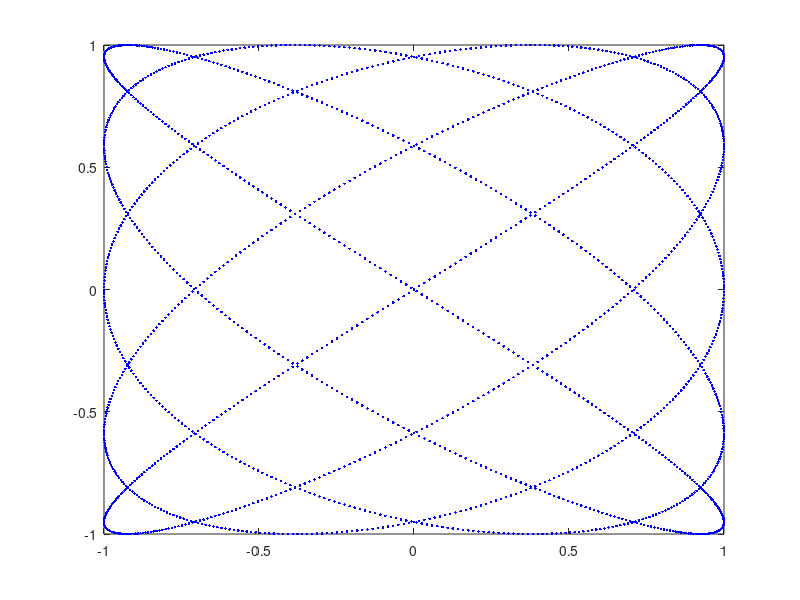
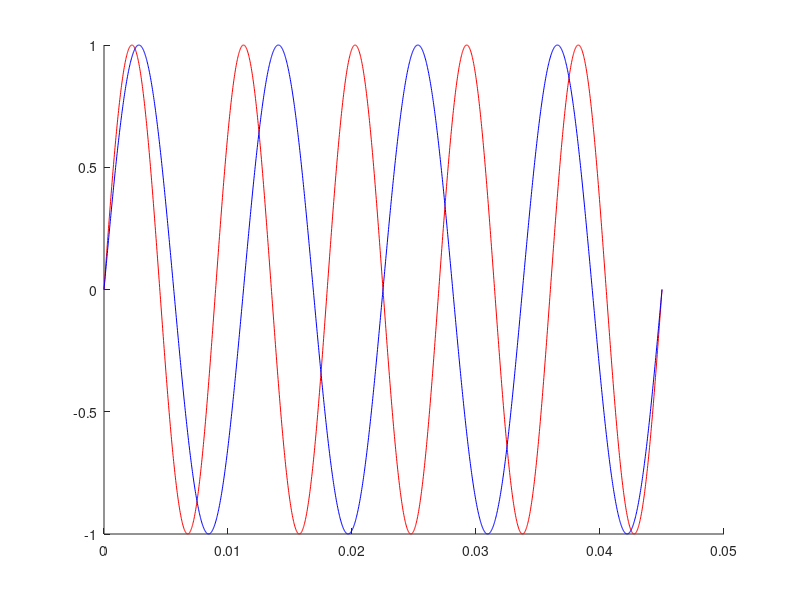

Recreate these plots in MATLAB, in order.
% Lissajous

close all
clear
clc

% x = A*sin(at * delta)
% b = B*sin(bt)

dA = 1;
dB = 1;

da = 5;
db = 4;

% There are two options. 
%
% 1. Choose the average scan frequency; period is deterministic
% 2. Choose the period of the full fill ans solve for average scan freq


dFreqAvg = 100;
dPeriod = 40e-3;

lUsePeriod = false;

if (lUsePeriod)
    
    % Solve for frequency scale factor used in Lissajous eqn based on
    % period
    
    dFreqScale = lcm(da, db)/(da*db)/dPeriod;

else
    
    % Solve for freqscale based on avg frequency and compute period based
    % on the scale factor.  The Lissajous pattern can be reformulated as:
    %
    % x = sin(2*pi*a*f_scale*t)
    % y = sin(2*pi*b*f_scale*t)
    %
    % With this formulation, the frequency of the x waveform is a*f_scale
    % and the frequency of the y waveform is b*f_scale.  If the average
    % freq is to be f_avg, f_scale can be solved for with this eqn:
    %
    % f_avg = (a + b)*f_scale/2
    %
    % The idea of the Lissajous that it is two sin waves that are at
    % slightly different frequencies.  The "Lissajous period" is the least 
    % common multiple of the individual periods.  There is a simple
    % calculation here:
    % http://stackoverflow.com/questions/9620324/how-to-calculate-the-period-of-a-lissajous-curve

    
    dFreqScale = dFreqAvg*2/(da + db);
    dPeriod = lcm(da, db)/(da*db)/dFreqScale;
    
end


dDelta = 0;
dTimeStep = 24e-6;

% Period is least common multiple of the periods normalized by the product
% of the frequency.  It will always be something like 
% http://stackoverflow.com/questions/9620324/how-to-calculate-the-period-of-a-lissajous-curve

dT = 0:dTimeStep:dPeriod;

dX = dA*sin(2*pi*da*dFreqScale*dT + dDelta);
dY = dA*sin(2*pi*db*dFreqScale*dT);

figure
plot(dX, dY, '.b');

figure
hold on
plot(dT, dX, '-r');
plot(dT, dY, '-b');
